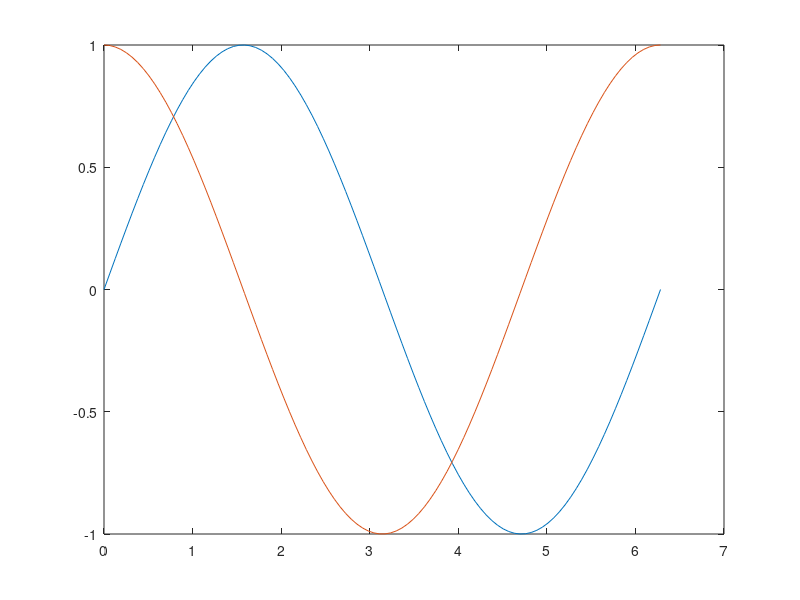

MATLAB code to generate this figure:
fun = @(x) cos(x);%@(x) exp(-x.^2).*log(x).^2;

ul=linspace(0,2*pi,100);
for i=1:length(ul)
    ux=ul(i);

    q(i) = integral(fun,0,ux);
end

figure()

 plot(ul,q)
 hold on
 plot(ul,cos(ul))